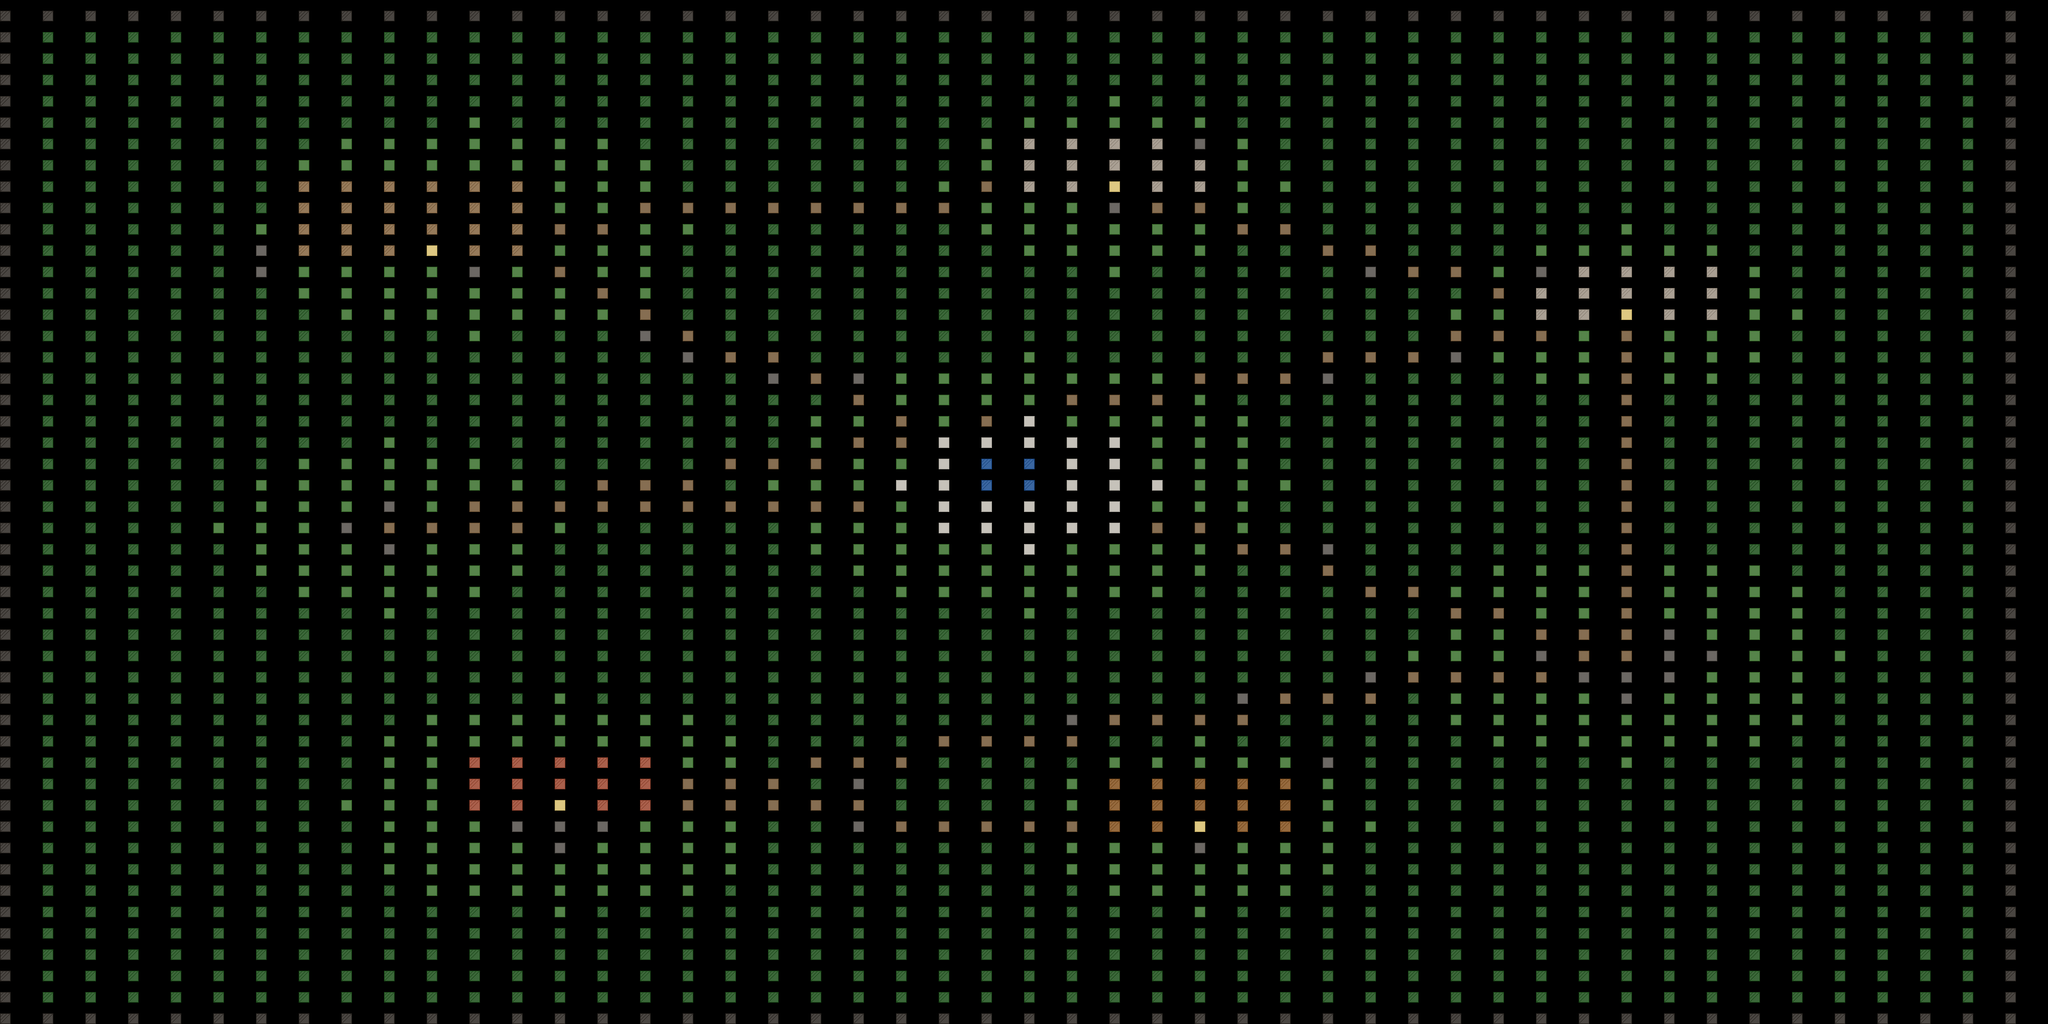

A level layout from a 2D game, rendered from its tile map. Below: a short description, then the map file with tile-grid data replaced by summaries:
An orthogonal 48x48 tile map with 64x32 px tiles, 1 tile layer (suelo).

<map version="1.10" tiledversion="1.10.2" orientation="orthogonal" renderorder="right-down" width="48" height="48" tilewidth="64" tileheight="32" infinite="0" nextlayerid="2" nextobjectid="1">
 <tileset firstgid="1" name="ciudad" tilewidth="16" tileheight="16" tilecount="36" columns="6">
  <image source="../textures/ciudad_tileset.png" width="96" height="96" />
  <tile id="1">
   <properties>
    <property name="collision" type="bool" value="true" />
   </properties>
  </tile>
  <tile id="3">
   <properties>
    <property name="collision" type="bool" value="true" />
   </properties>
  </tile>
  <tile id="6">
   <properties>
    <property name="collision" type="bool" value="true" />
   </properties>
  </tile>
  <tile id="7">
   <properties>
    <property name="collision" type="bool" value="true" />
   </properties>
  </tile>
  <tile id="8">
   <properties>
    <property name="collision" type="bool" value="true" />
   </properties>
  </tile>
  <tile id="9">
   <properties>
    <property name="collision" type="bool" value="true" />
   </properties>
  </tile>
  <tile id="10">
   <properties>
    <property name="collision" type="bool" value="true" />
   </properties>
  </tile>
  <tile id="11">
   <properties>
    <property name="collision" type="bool" value="true" />
   </properties>
  </tile>
  <tile id="12">
   <properties>
    <property name="collision" type="bool" value="true" />
   </properties>
  </tile>
  <tile id="13">
   <properties>
    <property name="collision" type="bool" value="true" />
   </properties>
  </tile>
  <tile id="14">
   <properties>
    <property name="collision" type="bool" value="true" />
   </properties>
  </tile>
  <tile id="15">
   <properties>
    <property name="collision" type="bool" value="true" />
   </properties>
  </tile>
  <tile id="16">
   <properties>
    <property name="collision" type="bool" value="true" />
   </properties>
  </tile>
  <tile id="17">
   <properties>
    <property name="collision" type="bool" value="true" />
   </properties>
  </tile>
  <tile id="18">
   <properties>
    <property name="collision" type="bool" value="true" />
   </properties>
  </tile>
  <tile id="19">
   <properties>
    <property name="collision" type="bool" value="true" />
   </properties>
  </tile>
  <tile id="24">
   <properties>
    <property name="collision" type="bool" value="true" />
   </properties>
  </tile>
  <tile id="25">
   <properties>
    <property name="collision" type="bool" value="true" />
   </properties>
  </tile>
  <tile id="26">
   <properties>
    <property name="collision" type="bool" value="true" />
   </properties>
  </tile>
  <tile id="28">
   <properties>
    <property name="collision" type="bool" value="true" />
   </properties>
  </tile>
  <tile id="32">
   <properties>
    <property name="collision" type="bool" value="true" />
   </properties>
  </tile>
  <tile id="35">
   <properties>
    <property name="collision" type="bool" value="true" />
   </properties>
  </tile>
 </tileset>
 <layer id="1" name="suelo" width="48" height="48">
  <data>[2304 cells, 2304 non-empty, 12 distinct tile ids]</data>
 </layer>
</map>
